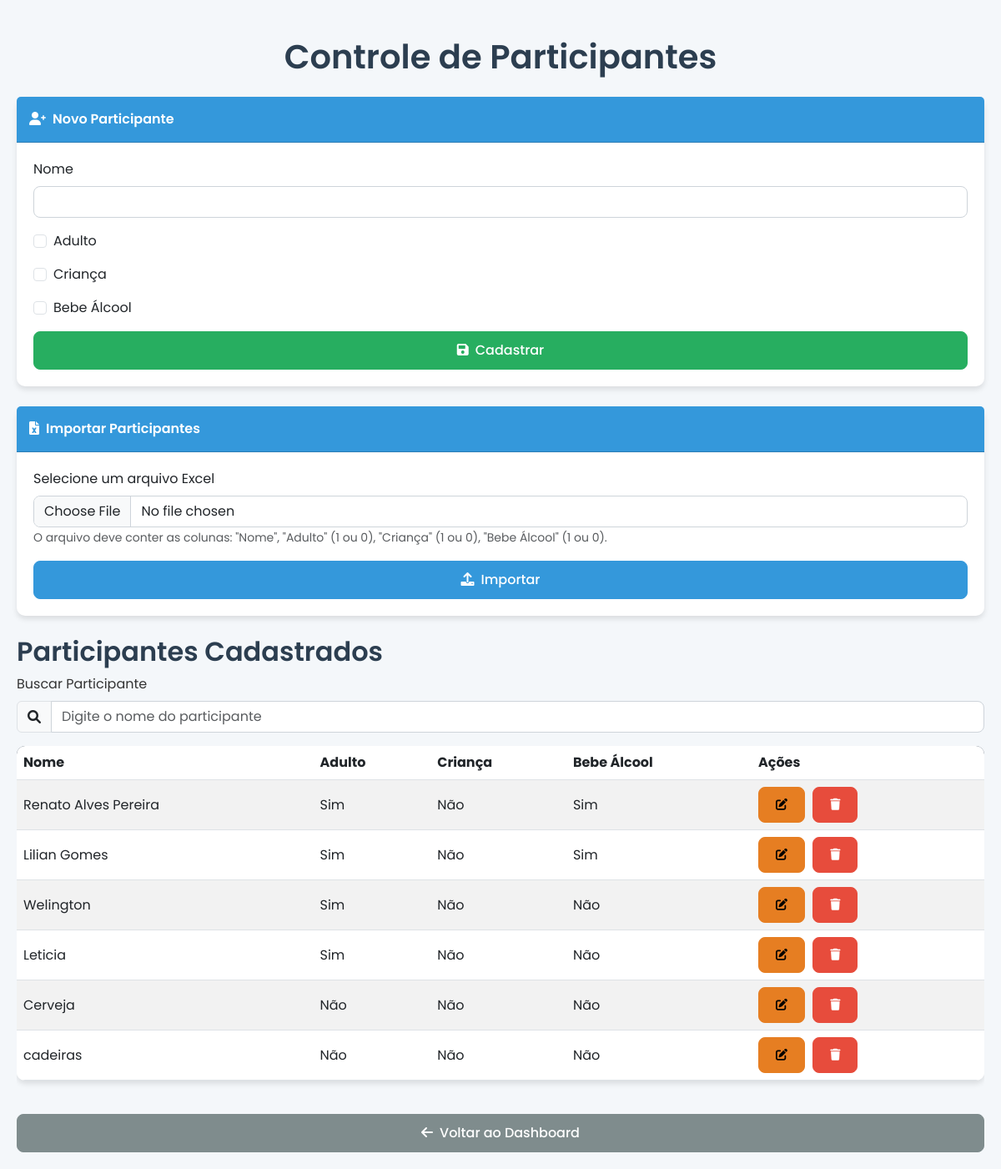
Page /participantes (signed in) on the committed database.
### tables this page shows
CREATE TABLE participantes (
            id INTEGER PRIMARY KEY AUTOINCREMENT,
            nome TEXT NOT NULL,
            adulto INTEGER NOT NULL,
            crianca INTEGER NOT NULL,
            bebe_alcool INTEGER NOT NULL
        );

### app.py (the view, shortened to what this page needs)
@app.route('/participantes', methods=['GET', 'POST'])
@login_required
def controle_participantes():
    with get_db_connection() as conn:
        try:
            participantes = conn.execute('SELECT * FROM participantes').fetchall()
            return render_template('participantes.html', participantes=participantes, is_root=session.get('is_root', False))
        except sqlite3.Error as e:
            conn.rollback()
            logger.error(f"Erro em participantes: {e}")
            return "Erro no banco de dados!", 500

### app.py (called while the page is built)
def get_db_connection():
    conn = sqlite3.connect('festa.db')
    conn.row_factory = sqlite3.Row
    conn.execute('PRAGMA busy_timeout = 30000')  # Aumentar o timeout para 30 segundos
    return conn

def login_required(f):
    @wraps(f)
    def decorated_function(*args, **kwargs):
        if 'user_id' not in session:
            return redirect(url_for('login'))
        return f(*args, **kwargs)
    return decorated_function

@app.before_request
def load_logged_in_user():
    user_id = session.get('user_id')
    if user_id is None:
        g.user = None
    else:
        conn = get_db_connection()
        g.user = conn.execute('SELECT * FROM usuarios WHERE id = ?', (user_id,)).fetchone()
        conn.close()

### templates/participantes.html (shortened to what this page needs)
<!DOCTYPE html>
<html lang="pt-br">
<head>
    <link href="https://cdn.jsdelivr.net/npm/bootstrap@5.3.0/dist/css/bootstrap.min.css" rel="stylesheet">
    <link rel="stylesheet" href="https://cdnjs.cloudflare.com/ajax/libs/font-awesome/6.0.0-beta3/css/all.min.css">
    <link rel="stylesheet" href="{{ url_for('static', filename='style.css') }}">
</head>
<body>
    <div class="container">
        <h1 class="my-4 text-center">Controle de Participantes</h1>
        {% if is_root %}
        <div class="card mb-4">
            <div class="card-header">
                <i class="fas fa-user-plus me-2"></i>Novo Participante
            </div>
            <div class="card-body">
                <form method="POST" action="{{ url_for('controle_participantes') }}">
                    <div class="mb-3">
                        <label for="nome" class="form-label">Nome</label>
                        <input type="text" class="form-control" id="nome" name="nome" value="{{ edit_participante['nome'] if edit_participante else '' }}" required>
                    </div>
                    <div class="form-check mb-3">
                        <input type="checkbox" class="form-check-input" id="adulto" name="adulto" {{ 'checked' if edit_participante and edit_participante['adulto'] else '' }}>
                        <label class="form-check-label" for="adulto">Adulto</label>
                    </div>
                    <div class="form-check mb-3">
                        <input type="checkbox" class="form-check-input" id="crianca" name="crianca" {{ 'checked' if edit_participante and edit_participante['crianca'] else '' }}>
                        <label class="form-check-label" for="crianca">Criança</label>
                    </div>
                    <div class="form-check mb-3">
                        <input type="checkbox" class="form-check-input" id="bebe_alcool" name="bebe_alcool" {{ 'checked' if edit_participante and edit_participante['bebe_alcool'] else '' }}>
                        <label class="form-check-label" for="bebe_alcool">Bebe Álcool</label>
                    </div>
                    <button type="submit" class="btn btn-success w-100">
                        <i class="fas fa-save me-2"></i>{{ 'Salvar Alterações' if edit_participante else 'Cadastrar' }}
                    </button>
                </form>
            </div>
        </div>
        <div class="card mb-4">
            <div class="card-header">
                <i class="fas fa-file-excel me-2"></i>Importar Participantes
            </div>
            <div class="card-body">
                <form method="POST" action="{{ url_for('importar_participantes') }}" enctype="multipart/form-data">
                    <div class="mb-3">
                        <label for="arquivo_excel" class="form-label">Selecione um arquivo Excel</label>
                        <input type="file" class="form-control" id="arquivo_excel" name="arquivo_excel" accept=".xlsx" required>
                        <small class="form-text text-muted">
                            O arquivo deve conter as colunas: "Nome", "Adulto" (1 ou 0), "Criança" (1 ou 0), "Bebe Álcool" (1 ou 0).
                        </small>
                    </div>
                    <button type="submit" class="btn btn-primary w-100">
                        <i class="fas fa-upload me-2"></i>Importar
                    </button>
                </form>
            </div>
        </div>
        {% endif %}
        <h2 class="mt-4">Participantes Cadastrados</h2>
        <div class="mb-3">
            <label for="busca" class="form-label">Buscar Participante</label>
            <div class="input-group">
                <span class="input-group-text"><i class="fas fa-search"></i></span>
                <input type="text" class="form-control" id="busca" placeholder="Digite o nome do participante">
            </div>
        </div>
        <div class="table-responsive mb-4">
            <table class="table table-striped" id="tabela-participantes">
                <thead>
                    <tr>
                        <th>Nome</th>
                        <th>Adulto</th>
                        <th>Criança</th>
                        <th>Bebe Álcool</th>
                        <th>Ações</th>
                    </tr>
                </thead>
                <tbody>
                    {% for p in participantes %}
                    <tr>
                        <td>{{ p['nome'] }}</td>
                        <td>{{ 'Sim' if p['adulto'] else 'Não' }}</td>
                        <td>{{ 'Sim' if p['crianca'] else 'Não' }}</td>
                        <td>{{ 'Sim' if p['bebe_alcool'] else 'Não' }}</td>
                        <td>
                            {% if is_root %}
                            <a href="{{ url_for('editar_participante', id=p['id']) }}" class="btn btn-warning btn-sm action-btn"><i class="fas fa-edit"></i></a>
                            <a href="{{ url_for('excluir_participante', id=p['id']) }}" class="btn btn-danger btn-sm action-btn" onclick="return confirm('Tem certeza que deseja excluir este participante?')"><i class="fas fa-trash"></i></a>
                            {% endif %}
                        </td>
                    </tr>
                    {% endfor %}
                </tbody>
            </table>
        </div>
        <a href="{{ url_for('index') }}" class="btn btn-secondary w-100"><i class="fas fa-arrow-left me-2"></i>Voltar ao Dashboard</a>
    </div>
</body>
</html>

### static/style.css (style rules this page uses)
body { background-color: #f4f7fa; font-family: 'Poppins', sans-serif; color: #333; }
.container { max-width: 1200px; padding: 20px; }
h1, h2, h3 { color: #2c3e50; font-weight: 600; }
.form-control { border-radius: 8px; border: 1px solid #ced4da; transition: border-color 0.3s ease; }
.btn { border-radius: 8px; padding: 10px 20px; font-weight: 500; transition: transform 0.2s ease, background-color 0.3s ease; }
.btn-success { background-color: #27ae60; border-color: #27ae60; }
.btn-warning { background-color: #e67e22; border-color: #e67e22; }
.btn-primary { background-color: #3498db; border-color: #3498db; }
.btn-danger { background-color: #e74c3c; border-color: #e74c3c; }
.btn-secondary { background-color: #7f8c8d; border-color: #7f8c8d; }
.table { background-color: #fff; border-radius: 10px; overflow: hidden; box-shadow: 0 4px 6px rgba(0, 0, 0, 0.1); }
.table thead { background-color: #2c3e50; color: #fff; }
.table-striped tbody tr:nth-of-type(odd) { background-color: #f9fbfd; }
.table td, .table th { vertical-align: middle; }
.card { border: none; border-radius: 10px; box-shadow: 0 4px 6px rgba(0, 0, 0, 0.1); background-color: #fff; }
.card-header { background-color: #3498db; color: #fff; border-radius: 10px 10px 0 0; padding: 15px; font-weight: 600; }
.card-body { padding: 20px; }
.action-btn { margin-right: 5px; }

### rows in the picture
participantes: nome "Renato Alves Pereira", adulto "Sim", crianca "Não", bebe_alcool "Sim"
participantes: nome "Lilian Gomes", adulto "Sim", crianca "Não", bebe_alcool "Sim"
participantes: nome "Welington", adulto "Sim", crianca "Não", bebe_alcool "Não"
participantes: nome "Leticia", adulto "Sim", crianca "Não", bebe_alcool "Não"
participantes: nome "Cerveja", adulto "Não", crianca "Não", bebe_alcool "Não"
participantes: nome "cadeiras", adulto "Não", crianca "Não", bebe_alcool "Não"

### other values in the picture
{{ 'Salvar Alterações' if edit_participante else 'Cadastrar' }} "Cadastrar"
